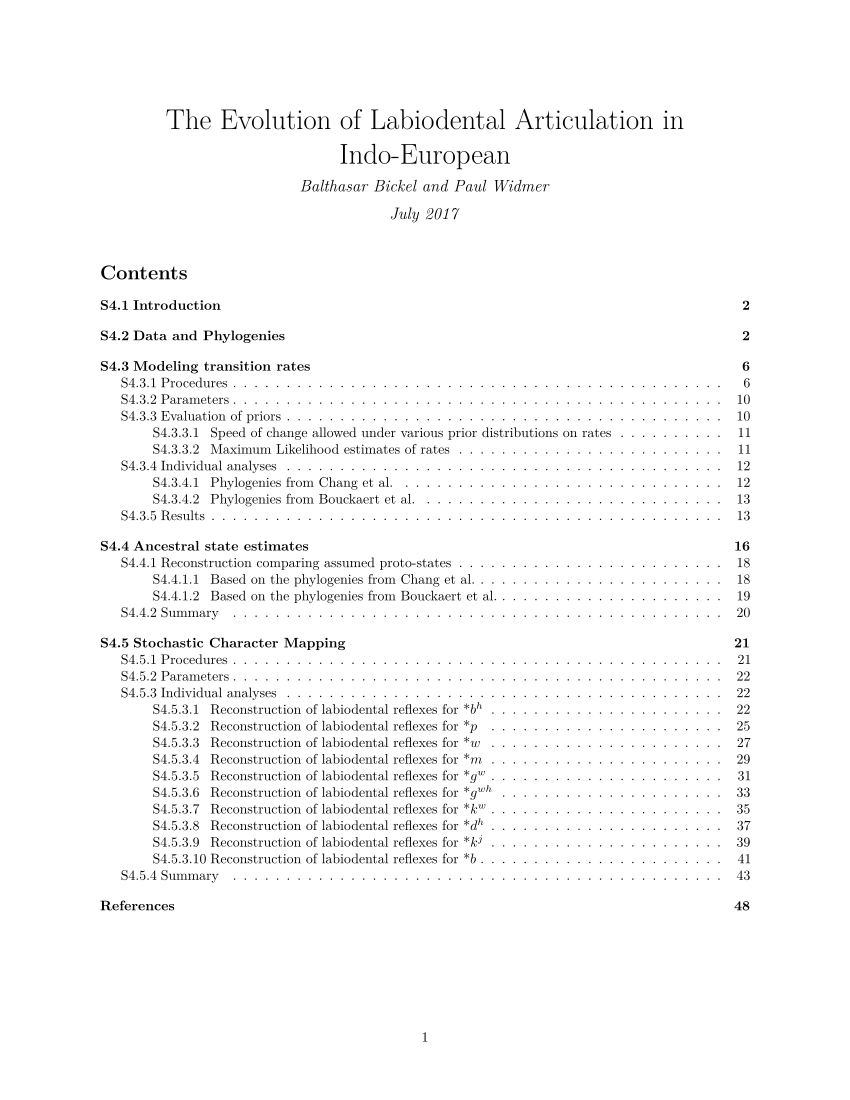

Reproduce this figure in R.
#' ---
#' title: "The Evolution of Labiodental Articulation in Indo-European"
#' author: "Balthasar Bickel and Paul Widmer"
#' date: "July 2017" 
#' header-includes:
#'  - \usepackage[Symbol]{upgreek}
#'  - \usepackage{tocloft}
#'  - \settowidth{\cftsubsubsecnumwidth}{S4.5.3.10.}
#'  - \settowidth{\cftsubsecnumwidth}{S4.5.3.}
#'  - \settowidth{\cftsecnumwidth}{S4.5i.}
#'  - \renewcommand{\thefigure}{S4.\arabic{figure}}
#'  - \renewcommand{\thesection}{S4.\arabic{section}}
#' output:
#'  pdf_document:
#'   fig_crop: true
#'   fig_caption: true
#'   latex_engine: xelatex
#'   keep_tex: true
#'   toc: true
#'   toc_depth: 4
#'   number_section: true
#'   pandoc_args: [
#'   "--bibliography=/Users/bbickel/SWITCHdrive/Bibliographies/repo/bbbib.bib",
#'   "--csl=/Users/bbickel/SWITCHdrive/Bibliographies/repo/science.csl",
#'   ]
#' ---

#+ setup, include=F
library(parallel)
library(testthat)
library(devtools)
install_github("balthasarbickel/btw") # forked from "rgriff23/btw" with some additions
library(btw)
.BayesTraitsPath <- "/usr/local/bin/BayesTraitsV2"
library(ape)
install_github("liamrevell/phytools") # get the latest update, with a fix to simmap
library(phytools)
library(ggtree)
library(ggridges)
source_url('https://raw.githubusercontent.com/balthasarbickel/patches/f94801a3e9f1288f1117cd82ae3b21d67b841922/densityMap.R') # small patch removing color bar subtitle. Might not work with future releases of phytools!
source_url('https://raw.githubusercontent.com/balthasarbickel/patches/b25380247ba297a7c422e970e897ac689693170d/phenogram.R') # small patch of phytools' phenogram for more customized plotting
library(RColorBrewer)
library(phangorn)
library(ggplot2)
library(gridExtra)
library(ggraph)
library(igraph)
library(dplyr)
library(tidyr)
library(gdata)
library(knitr)
knit_hooks$set(crop = hook_pdfcrop, pars = function(before, options, envir) {if(before) {par(family=my.font)} else NULL}) # trick for keeping par across chunks; define my.font below!
opts_chunk$set(fig.path='figures/',
	       	dev = 'cairo_pdf', dev.args=list(bg='transparent'), # or quartz_pdf (for lattice)
                fig.height = 7,
                fig.width = 14,
                message = F,
                warning = F,
	        autodep=T,
	      	cache.comments=F,
	      	crop=T,
		pars=T
	      	)
# graphics setup:
my.font = 'Helvetica'   
# ggplot   
theme_set(theme_bw(base_size = 24) +
           theme(text = element_text(family = my.font),
                 plot.background = element_rect(fill = "transparent", colour = NA)
           ))

theme_phylo <- function(base_size=11, time=c('grid','timeline', 'none'), year.size=12, legend=NULL) {
	if(!is.null(legend)) {lt <- element_text(size=base_size)} else {lt <- element_blank()}
	switch(time,
		grid = {
		theme(axis.text.x=element_text(size=year.size), 
		  panel.grid.major.x=element_line(size=.2, color='grey', linetype='dashed'),
		  legend.position=legend, legend.title=lt
		  ) 
	  	},
		timeline= { 
		theme(axis.text.x=element_text(size=year.size),
				axis.ticks.length=unit(4,"mm"), axis.ticks=element_line(color='grey'),
		  legend.position=legend, legend.title=lt) 
	  	},
		none= {
		theme(axis.text.x=element_blank(), legend.position=legend, legend.title=lt)	
		}
		)
	}
reverse.time <- function(p) { p$data$x <- p$data$x - max(p$data$x); return(p) }

options(width=180)

#'   
#' 
#' 
#' \clearpage
#' 
#' Introduction
#' ===========
#' 
#' 
#' Indo-European comparative linguistics has identified what is called *correspondence sets*: words with related meanings show systematic sound correspondences. For example, there is a large set of related words that begin with bilabial *w* in some languages, e.g. in English (*will*, *word*, *wind* etc.). These word-initial sounds systematically correspond to a bilabially articulated sound in some related languages (e.g. Latin *uolō*, *uerbum*, *uentus* etc.) and to a labiodentally articulated sound in others (e.g. German *wollen*, *Wort*, *Wind* etc.). This establishes a set of correspondences that contains the articulations $\{w, v\}$ (among others). Each set reflects descent (with or without modification) from an ancestral proto-sound, but the reconstruction of the phonetic quality of this sound is an unresolved problem. Despite this problem, correspondence sets are traditionally labeled by a symbol that makes a vague suggestion on the phonetics, e.g. the $\{w, v\}$ set is conventionally labelled "$\text{*}w$" (with a distinctive asterisk), suggesting a bilabial realization. It is clear for experts, however, that these labels are mere suggestions and do not reflect an actual reconstruction of phonetics. To avoid confusion, we refer to the label of a correspondence set as a 'correspondeme'. Unlike a phoneme, a correspondeme is not associated with a well-defined range of phonetic values. A correspondeme only represents a distinct (meaning-differentiating) proto-sound from which all modern variants in a set derive, whatever that sound might have been phonetically. This observation challenges any inference from correspondeme labels to the presence or absence of labiodental places of articulation (an inference that was explicitly made by Hockett [@Hockett1985Distinguished]).
#'
#' Traditional attempts at reconstructing actual phonetic values of correspondemes  are chiefly based on qualitative considerations of maximum parsimony in the phylogeny, coupled with a tacit assumption that the values closely reflect what is reported in the earliest phonetic descriptions of well-investigated western languages (e.g. bilabial realization in Latin and Ancient Greek for decendants of the $\{w, v\}$ set). This approach incurs two problems. First, maximum-parsimony methods are problematic because sound changes can be completely reversed within relatively short time spans. For example the Germanic nasal $m$ became $f$ before $n$ in North Germanic (Old Norse, early Old Swedish *nafn* 'name') and reverted to $m$ in late Old Swedish (*namn*). Second, arguments based on earliest descriptions or even attestations are problematic because all current estimates show that the time that elapsed between Proto-Indo-European and the earliest attested languages is at least as long as the time between these languages and now. This is true even for relative young age estimates [@Changetal2015Ancestry-constrained].
#' 
#' Here we take a fresh approach to the problem and model sound change as Continuous-Time Markov Chains (CTMC), allowing for reversals and different transition rates between states (Section 3). We fit CTMC models using the Markov Chain Monte Carlo Sampling (MCMC) implemented in `BayesTraits` [@Pageletal2014BayesTraits]. We then take the best fitting models to estimate ancestral values (Section S4.4) and to reconstruct values for each time interval of Indo-European (Section S4.5). For this we apply Stochastic Character Mapping [@Nielsen2002Mapping;@Huelsenbecketal2003Stochastic;@Revell2012phytools], a method that has proven valid for linguistic reconstruction elsewhere [@Widmeretal2017NP-recursion].
#' 
#' 
#' 
#' 
#' Data and Phylogenies
#' ====================
#' 
#' Etymological research in Indo-European linguistics has established ten major correspondemes which have a labiodential reflex in at least one daughter language: $\text{*}b^h$, $\text{*}p$, $\text{*}w$, $\text{*}m$, $\text{*}g^w$, $\text{*}g^{wh}$, $\text{*}k^w$, $\text{*}d^h$, $\text{*}k^j$, and $\text{*}b$. The phonetic values of correspondemes are justified in detail in Section S6: 
#' 
#' 
#+ data, include=T, cache=T
labiodental.data <- read.csv('../data/ie_labiodental_data_d.csv', stringsAsFactors=F)
	
#+ extant, include=F, cache=F
correspondemes <- c('bh','p','w','m','gw','gwh','kw','dh','ky','b')
extant.languages <- apply(labiodental.data[labiodental.data$status %in% 'alive', correspondemes], 
                          2, function(x) { m <-  ifelse(x %in% '-', NA, x)})
#' Extant languages have `r round(mean(apply(extant.languages, 1, function(x) any(x %in% 'Y', na.rm=T)))*100,0)`% labiodentals. Figures S5.1 and S5.2 show their distribution in two different phylogenies of Indo-European (using the `ggtree`[@Yuetal2017ggtree]). We use phylogenies from Chang and colleagues[@Changetal2015Ancestry-constrained] (identified by the suffix `.c` here) and from Bouckaert and colleagues[@Bouckaertetal2012Mapping] (suffix `.b`):
#' 
#+ trees, cache=T
ie.c.sum.tree <- read.nexus('../data/indoeuropean-C-sum-matched.nex')
ie.c.sum.tree$tip.label <- gsub('(.*)(<.*>)','\\1', ie.c.sum.tree$tip.label)
ie.c.sum.tree <- drop.tip(ie.c.sum.tree, 
						setdiff(ie.c.sum.tree$tip.label, labiodental.data$language))

ie.b.sum.tree <- read.nexus('../data/indoeuropean-B-sum-matched.nex')
ie.b.sum.tree$tip.label <- gsub('(.*)(<.*>)','\\1', ie.b.sum.tree$tip.label)
ie.b.sum.tree <- drop.tip(ie.b.sum.tree, 
						setdiff(ie.b.sum.tree$tip.label, labiodental.data$language))

ie.c.trees <- read.nexus('../data/indoeuropean-C-20k-matched.nex')
ie.c.trees <- lapply(ie.c.trees, function(t) {
	t$tip.label <- gsub('(.*)(<.*>)','\\1', t$tip.label)
	t <- drop.tip(t, setdiff(t$tip.label, labiodental.data$language))
	return(t)
	})
	class(ie.c.trees) <- 'multiPhylo'	
	attributes(ie.c.trees)$TipLabel <- ie.c.trees[[1]]$tip.label

ie.b.trees <- read.nexus('../data/indoeuropean-B-10k-matched.nex')
ie.b.trees <- lapply(ie.b.trees, function(t) {
	t$tip.label <- gsub('(.*)(<.*>)','\\1', t$tip.label)
	t <- drop.tip(t, setdiff(t$tip.label, labiodental.data$language))
	return(t)
	})
	class(ie.b.trees) <- 'multiPhylo'	
	attributes(ie.b.trees)$TipLabel <- ie.b.trees[[1]]$tip.label
	
# /*
# setdiff(labiodental.data$language,ie.c.sum.tree$tip.label)
# setdiff(ie.c.sum.tree$tip.label,labiodental.data$language)
# setdiff(labiodental.data$language,ie.c.trees[[138]]$tip.label)
# setdiff(ie.c.trees[[138]]$tip.label,labiodental.data$language)
# setdiff(labiodental.data$language,ie.b.sum.tree$tip.label)
# setdiff(ie.b.sum.tree$tip.label,labiodental.data$language)
# setdiff(labiodental.data$language,ie.b.trees[[138]]$tip.label)
# setdiff(ie.b.trees[[138]]$tip.label,labiodental.data$language)
# */
#'  
#' 
#' 
#+ treedata-c,fig.height=14.5, fig.cap='Labiodental reflexes in each correspondeme that contains at least one labiodental reflex. Red indicates presence, blue absence a labiodental reflex. White indicates unknown or uncertain data. Maximum clade consensus tree from Chang et al.', cache=T, echo=F

ie.c.sum.tree.print <- ie.c.sum.tree
ie.c.sum.tree.print$tip.label <- gsub('_',' ',ie.c.sum.tree.print$tip.label)

ie.c.sum.tree.plot <- reverse.time(ggtree(ie.c.sum.tree.print, ladderize=T, right=T)) +
      geom_tiplab(size=4.5, align=T, linesize = .2)
	
labiodental.data.print <- labiodental.data	
rownames(labiodental.data.print) <- gsub('_',' ',labiodental.data.print$language)

color.scheme <-        c('white','blue', 'red')
names(color.scheme) <- c('-',    'N',     'Y')

colnames(labiodental.data.print)[4:13] <- c("bʰ","p","w","m","gʷ","gʷʰ","kʷ","dʰ","kʲ","b")
gheatmap(ie.c.sum.tree.plot, labiodental.data.print[,4:13],
	colnames_position='top', width=.4, offset=1250, color='black') +
		scale_fill_manual(name="", values=color.scheme) + 
		scale_x_continuous(breaks=c(-6000,-4000,-2000,0)) +
		scale_y_continuous(expand = c(-0.01, 1)) +
		theme_tree2(axis.text.x=element_text(size=12)) +
		theme(legend.position='none', axis.ticks.length=unit(4,"mm"), 
	 	 							  axis.ticks=element_line(color='grey'))	 
									  
# /*
# load them_phylo() above
# c.tree.plot <- rotate(ggtree(ie.c.sum.tree, ladderize=T, right=T),77) %>%
# rotate(87) %>% rotate(78) %>% rotate(82)
# c.treedata.plot <- c.tree.plot %<+% labiodental.data.print
# reverse.time(c.treedata.plot) +
# geom_tiplab(aes(label=label), offset=100) +
# 	# geom_label2(aes(x=x,y=y, label=node, subset=!isTip), size=2) +
# 	geom_tippoint(aes(fill=w), size=4, shape=22) +
# 		scale_fill_manual(name= '*w ', values=color.scheme,
# 						  labels=c('unknown', '-labiodental', '+labiodental')) +
# 		xlim(-6800,1200) +
# 			theme_phylo(time='none', legend='top') +
# 			theme(legend.text=element_text(size=20), legend.title=element_text(size=20))

c.treedata.plot <- ggtree(ie.c.sum.tree, ladderize=T, right=T) %<+% labiodental.data.print
c.treelist <- lapply(colnames(labiodental.data.print)[4:13], function(t) { reverse.time(c.treedata.plot) +
geom_tiplab(aes(label=label), offset=100, size=1.8) +
    geom_tippoint(aes_string(fill=t), size=2, shape=22) +
        scale_fill_manual(values=color.scheme) +
        xlim(-6800,1400) +
        annotate('text', x=-6500,y=26,label=paste("*",t)) + 
            theme_phylo(time='grid')
            })
do.call("grid.arrange", c(c.treelist, ncol=5))

# */
#' 
#' 
#' \clearpage
#' 
#+ treedata-b,fig.height=14.5, fig.cap='Labiodental reflexes in each correspondeme that contains at least one labiodental reflex. Red indicates presence, blue absence a labiodental reflex. White indicates unknown or uncertain data. Maximum clade consensus tree from Bouckaert et al', cache=T, echo=F

ie.b.sum.tree.print <- ie.b.sum.tree
ie.b.sum.tree.print$tip.label <- gsub('_',' ',ie.b.sum.tree.print$tip.label)

ie.b.sum.tree.plot <- reverse.time(ggtree(ie.b.sum.tree.print, ladderize=T, right=T)) +
      geom_tiplab(size=4.5, align=T, linesize = .2)
	
gheatmap(ie.b.sum.tree.plot, labiodental.data.print[,4:13],
	colnames_position='top', width=.4, offset=1500, color='black') +
		scale_fill_manual(name="", values=color.scheme) + 
		scale_x_continuous(breaks=c(-8000, -6000,-4000,-2000,0)) +
		scale_y_continuous(expand = c(-0.01, 1)) +
		theme_tree2(axis.text.x=element_text(size=12)) +
		theme(legend.position='none', axis.ticks.length=unit(4,"mm"), 
	 	 							  axis.ticks=element_line(color='grey'))	 

# /*
# for print (in main paper):
# quartz(height=17, width=11)
# offset=2000
b.treedata.plot <- ggtree(ie.b.sum.tree, ladderize=T, right=T) %<+% labiodental.data.print
b.treelist <- lapply(colnames(labiodental.data.print)[4:13], function(t) { reverse.time(b.treedata.plot) +
geom_tiplab(aes(label=label), offset=100, size=1.8) +
    geom_tippoint(aes_string(fill=t), size=2, shape=22) +
        scale_fill_manual(values=color.scheme) +
        xlim(-8200,1400) +
        annotate('text', x=-8190,y=26,label=paste("*",t)) + 
            theme_phylo(time='grid')
            })
do.call("grid.arrange", c(b.treelist, ncol=5))

# */
#' 
#' \clearpage
#' 
#' Modeling transition rates
#' ==========================
#' 
#' We model language change as CTMCs with the two states:
#' 
#' - Y: yes, the reflex of a given correspondeme is labiodental
#' - N: no, the reflex of a given correspondeme is not labiodental
#' 
#' We then estimate the rates of change *q* between two states in a Bayesian framework [@Pagel1999The-maximum-likelihood; @Huelsenbecketal2003Stochastic; @Pageletal2004Bayesian; @Ronquist2004Bayesian]:
#' 
#'  - `qYN`: instantaneous rate of loosing a labiodental realization (Yes>No)
#'  - `qNY`: instantaneous rate of gaining a labiodental realization (Yes>No)
#' 
#' In order to assess whether there is a diachronic bias in either direction, e.g. whether gains are favored over losses, we compare two models for each correspondeme:
#'
#'  - `ARD`: all rates different, i.e. rates of change towards vs away from a labiodental realization are different: `qYN`$\neq$`qNY`. This model therefore has two parameters.
#'  - `ER`: equal rates, i.e. rates of change towards vs away from a labiodental realization are the same: `qYN`=`qNY`. This model therefore has one parameter.
#' 
#' In each case, the models are compared with Bayes Factors (BF), which are defined as double the difference between the log marginal likelihood of the more complex model, i.e. the ARD model, and the log marginal likelihood of the simpler model, i.e. the ER model. BF > 2 are considered to give "positive evidence" for the better-fitting model; between 5 and 10 "strong evidence" and > 10 "very strong evidence".
#' 
#' We replicate all MCMC analyses several times[@Pageletal2014BayesTraits]  and report the median and the median absolute deviation across these replications. The parameters of each run of the analysis were determined  on the basis of visual inspections of trace plots of the likelihoods and (in the case of posterior tree sample) of the tree mixing.
#' 
#' 
#' Procedures
#' ---------
#' 
#' 
#' We use wrapper scripts which run `BayesTraitsV2` [@Pageletal2014BayesTraits] in the background and allow various steps of post-processing the output:

fit.mcmc <- function(variable, tree=ie.sum.tree, data=labiodental.data,
				prior="uniform 0 .005", assumed.mrca=NULL,
				iterations=mcmc.iterations, burn.in=mcmc.burn.in, 
				sampling.rate=mcmc.sampling.rate, covarion=F, reuse.tree=T) {	
	test.ard <- Discrete(tree, data[,c('language', variable)], "Bayesian",
		 	pa=prior, it=iterations, bi=burn.in, sa=sampling.rate,
			rm=T, fo=assumed.mrca, cv=covarion, reuse.tree=reuse.tree)
	test.er <-  Discrete(tree, data[,c('language', variable)], "Bayesian",
		 	resall='qNY', it=iterations, pa=prior, bi=burn.in, sa=sampling.rate,
			fo=assumed.mrca, cv=covarion, reuse.tree=reuse.tree)

	summary.er <- tail(test.er[,5],1)
	summary.ard <- tail(test.ard[,grep('q', colnames(test.ard), value=T)],1)
	bfres <- bftest(test.er, test.ard)
	bfres$Better <- ifelse(bfres$BetterModel %in% 'Model 1', 'ER', 'ARD')

	return(list(ARD=test.ard,
		    ER=test.er,
		    ER.vs.ARD=bfres[,c(1,3)],
		    ER.rate=summary.er,
		    ARD.rates=summary.ard
		    ))
}

fit.ml <- function(variable, tree=ie.sum.tree, data=labiodental.data, assumed.mrca=NULL) {
	# make sure we don't use the wrong trees in case they are recycled in the mcmc runs:
	if (file.exists("BT.current.tree.nex")) { file.remove('BT.current.tree.nex') } 
	test.ard <- Discrete(tree, data[,c('language', variable)], "ML",
		 	mlt=100, fo=assumed.mrca, reuse.tree=F)
	test.er <-  Discrete(tree, data[,c('language', variable)], "ML",
			 resall='qNY', mlt=100, fo=assumed.mrca, reuse.tree=F)
	return(list(ER=test.er, ARD=test.ard))
}

#' Function for tracing the MCMC iterations:
trace.plots <- function(mcmc.res, model=c('ARD','ER'), which=c('Likelihood', 'Rates', 'Trees')) {
	switch(model,
		ARD = {df <- do.call(rbind, lapply(seq_along(mcmc.res), function(r) {
			   x <- mcmc.res[[r]][['ARD']]
			   x$replicate <- r
			   return(x)
			   }))
			  },
		ER  = {df <- do.call(rbind, lapply(seq_along(mcmc.res), function(r) {
			   x <- mcmc.res[[r]][['ER']]
			   x$replicate <- r
			   return(x)
			   }))
			  }	
	)
	switch(which, 	
	Likelihood = { ggplot(df, aes(x=Iteration,y=Harmonic.Mean)) + geom_line(size=.2) + 
					facet_wrap(~replicate) + theme_bw(base_size = 12) },
	Rates =      { gather(df, rate, value, qNY:qYN) %>%
		                    ggplot(aes(x=Iteration, y=value, colour=rate)) +
		      		    	geom_line(size=.2) + theme(legend.position='top') +
					 	    guides(colour = guide_legend(override.aes = list(size=2))) +
							facet_wrap(~replicate) + theme_bw(base_size = 12)
						 },
	Trees = 	{  #ggplot(df, aes(x=Iteration, y=Tree.No)) + geom_line(size=.2)
				   ggplot(df, aes(x=Tree.No)) + geom_density(size=.2) +
			   	facet_wrap(~replicate) + theme_bw(base_size = 12) }					
	)
}


#' Some helpers for exploring and plotting the results:

model.fits <- function(m) { do.call(rbind,
	lapply(m, function(x) { data.frame("["(x,"ER.vs.ARD")) } )
	)}

fossil.fits <- function(m1, m2, model=c('ER','ARD')) { do.call(rbind,
        mapply(FUN=function(x, y) { bftest(x[[model]], y[[model]]) }, m1, m2, SIMPLIFY=F) 
        )}

rates <- function(m, model=c('ARD','ER')) {
	if(model %in% 'ARD') {mod <- paste0(model,".rates")} else {mod <- paste0(model, '.rate')}
	do.call(rbind, lapply(m, function(x) { data.frame("["(x, mod)) } )
	)}

ml.rates <- function(m) { 
	x <- do.call(rbind, sapply(m, rbind))
	x$model <- rep(c('ER', 'ARD'), nrow(x)/2)
	return(x[,c('model',grep('q', colnames(x), value=T))])
	}

transition.matrix <- function(m, aggr=c("median", "mad"), model=NULL, prob=T, years=100) {
	if(is.null(model)) {res <- sapply(m, function(x) unlist(tail(x,1)))} else {
		test_that('If you request a specific model, there should be a choice', {
			expect_true(any(names(m[[1]]) %in% c('ARD', 'ER')))
				})
	switch(model,
		ARD = {res <- sapply(m, function(x) unlist(tail(x$ARD,1)))},
		ER  = {res <- sapply(m, function(x) unlist(tail(x$ER,1)))}
		)
	}	
    switch(aggr,
		median = {rates <- apply(res[grepl('q', rownames(res)),], 1, median)},
		mad    = {rates <- apply(res[grepl('q', rownames(res)),], 1, mad)}
		) 
    # extract names, and do it in the right order so we can use it below for labeling:
	symbols <- unique(substr(gsub('q','',names(rates)),1,1))
    q.mat.diagonal <- sapply(split(rates, ceiling(seq_along(rates)/(length(symbols)-1))), 						function(x) -sum(x))  
    q.mat <- matrix(NA, ncol=length(symbols), nrow=length(symbols))
    diag(q.mat) <- q.mat.diagonal
    idx <- which(is.na(q.mat), arr.ind=T)
    q.mat[idx[order(idx[,1]),]] <- rates # reordered indices by rows first
	# perform matrix exponentiation if requested:	
	if(prob) { q.mat <- matexpo(years*q.mat) }
    dimnames(q.mat) <- list(symbols,symbols) 
	return(q.mat)
	}

plot.matrix <- function(m, label='x', legend=T, colors=color.scheme[-1],
                        node.size=20, padding=.8, weight.range=c(.5,1),
                        label.dodge=-.1, label.size=3) {
	gg <- graph_from_adjacency_matrix(adjmatrix=m, weighted=TRUE, mode="directed", diag=T)
	myarrow <- arrow(angle = 30, length = unit(0.3, "cm"), ends = "last", type = "closed")
    if(ncol(m)==2) { directions=rep(c(180,0),2) } else
			            { directions=rep(c(30,270,150),3) } # unelegant... but how else?
	p <- ggraph(gg, layout = 'linear', circular=ncol(m)>2) + 
		 geom_edge_fan(aes(width=round(weight,2), label=round(weight,2)), n=200,
			 		angle_calc='along', label_dodge=unit(label.dodge, "cm"),
                    label_size=label.size,
		 			arrow=myarrow , end_cap = circle(padding, 'cm'), 
                    start_cap = circle(padding, 'cm')
				      ) + 	
		 geom_edge_loop(aes(width=round(weight,2), direction=directions, label=round(weight,2)),arrow=myarrow,label_dodge=unit(label.dodge, "cm"), angle_calc='along',
                      label_size=label.size,
	 					end_cap = circle(padding, 'cm'), 
                        start_cap = circle(padding, 'cm')
	 		              ) +
         geom_node_point(aes(color=name), size=node.size) +                          
		 theme_graph(base_family=my.font) + theme(plot.title=element_text(hjust=.5),
         plot.margin = unit(c(0.5,0.5,0.5,0.5), "cm"))
	if(legend) { p + scale_edge_width(name='transitions:', range=weight.range) +
					 scale_color_manual(name=paste0("Reflex of *", label, "\nis labiodental:"), 
										values=colors) +
					 guides(color = guide_legend(override.aes = list(size = 3)))
				} else {
				 p + scale_edge_width(range=weight.range, guide=F) +
					 scale_color_manual(values=colors, guide=F) +
					 ggtitle(label)
				}			
	}

#' Functions for estimating ARD models and then using the resulting transition rates for Stochastic Character Mappping (see the explanation in Section 3.3 below):

years.per.change <- function(variable, trees=ie.trees, sum.tree=ie.sum.tree, data=labiodental.data,
                             tree.simulations=nsim, rate.replications=replications,
                             prior='uniform 0 .0025', reuse.tree=T) { 

  # fit model with BayesTraits:
  model <- replicate(rate.replications, 
	  Discrete(trees, data[,c('language', variable)],
               mode="Bayesian", pa=prior, it=mcmc.iterations, bi=mcmc.burn.in, 
               sa=mcmc.sampling.rate, cv=F, reuse.tree=reuse.tree), 
			   simplify=F)
  
  # prepare data for simmap:
  nas <- c('-','?') # catch NAs
  states <- data[, variable]
  names(states) <- data$language
  state.symbols <- setdiff(as.character(unique(states)),nas)
  n.states <- length(state.symbols)
 
  if(any(states %in% nas | is.na(states))) { # see ?make.simmap
    states <- to.matrix(states, state.symbols)
	states[rowSums(states)==0,] <- rep(1/n.states) # equal probability
  } 
  
  # extract Q matrix:  
  q.mat <- transition.matrix(model, 'median', prob=F)
  
  # estimate simmaps with a flat root prior:
  treemaps <- make.simmap(sum.tree, states, Q=q.mat, pi='estimated', 
                          nsim=tree.simulations, message=F)

  # extract number of changes, translate into how many years a change takes:
  simmap.description <- describe.simmap(treemaps, message=F)
  median.n.changes <- median(simmap.description$count[,'N']) # N = N(transitions)
  min.n.changes <- min(simmap.description$count[,'N'])
  max.n.changes <- max(simmap.description$count[,'N'])
  return(list(simmap.description=simmap.description,
	  		  median.years = round(sum(sum.tree$edge.length)/median.n.changes),
              min.years = round(sum(sum.tree$edge.length)/max.n.changes),
			  max.years = round(sum(sum.tree$edge.length)/min.n.changes)
			  ))
}
	
est.changes <- function(simmap.description, sum.tree) {
	apply(sapply(simmap.description, function(x) x$count[,'N']), 2, function(col) { 
        sum(sum.tree$edge.length)/col
		}) %>% 	as.data.frame %>% 
	gather(correspondeme, years)
	}
		
	
#' 
#' Parameters
#' ----------
#' 
#' *Replications:*
B=10

#' *Replications of covarion models*:
B.cv=3

#' *MCMC iterations:*
mcmc.iterations=1e+07

#' *Burn in:*
mcmc.burn.in=1e+05

#' *Sampling rate:*
mcmc.sampling.rate=1e+03


#+ stepcheck1, include=F
run=T # set to F so that the next steps won't be executed

#' 
#' 
#' Evaluation of priors
#' --------------------
#' 
#' We defined the prior distribution for each model so that the estimated number of changes is within a realistic ballpark. To assess this ballpark we explored transition rate estimates obtained with priors of $\mathcal{U}(0,.0025)$, $\mathcal{U}(0,.005)$ and $\mathcal{U}(0,.01)$ by performing *Stochastic Character Mapping* (see Section 5 below). For this purpose we focus on models allowing for rate differences (ARD). This allows a larger range of rates to explore. We then also compare the rates obtained with these priors with rates estimated from Maximum-Likelihood models.
#' 
#' **Parameters:**
#' 
#' *Stochastic character mappings:*
nsim=100

#' *Replications of rate estimates:*
replications=5

#' 
#' ### Speed of change allowed under various prior distributions on rates
#' 
correspondemes <- c('bh','p','w','m','gw','gwh','kw','dh','ky','b')
#' 
#' 
#' 
#' **Phylogenies from Chang et al.**
#' 
#+ priors-c, cache=T, results='hide', echo=T, eval=run
ypc_0_.0025c <- sapply(correspondemes, function(crsp) {
					years.per.change(crsp, trees=ie.c.trees, sum.tree=ie.c.sum.tree, 
						prior='uniform 0 .0025') })
ypc_0_.005c <- sapply(correspondemes, function(crsp) {
					years.per.change(crsp, trees=ie.c.trees, sum.tree=ie.c.sum.tree, 
						prior='uniform 0 .005') })
ypc_0_.01c <- sapply(correspondemes, function(crsp) {
					years.per.change(crsp, trees=ie.c.trees, sum.tree=ie.c.sum.tree, 
						prior='uniform 0 .01') })
#' 
#' 
#' **Phylogenies from Bouckaert et al.**
#' 
#+ priors-b, cache=T, results='hide', echo=T, eval=run
ypc_0_.0025b <- sapply(correspondemes, function(crsp) {
					years.per.change(crsp, trees=ie.b.trees, sum.tree=ie.b.sum.tree, 
						prior='uniform 0 .0025') })
ypc_0_.005b <- sapply(correspondemes, function(crsp) {
					years.per.change(crsp, trees=ie.b.trees, sum.tree=ie.b.sum.tree, 
						prior='uniform 0 .005') })
ypc_0_.01b <- sapply(correspondemes, function(crsp) {
					years.per.change(crsp, trees=ie.b.trees, sum.tree=ie.b.sum.tree, 
						prior='uniform 0 .01') })

#+ priors-b-sum, fig.cap='Estimated number of years per change per prior assumptions about rates of change', eval=run, echo=F, fig.pos='b!'
pr.c <- gdata::combine(est.changes(ypc_0_.0025b[1,], ie.b.sum.tree), 
			   est.changes(ypc_0_.005b[1,],  ie.b.sum.tree), 
			   est.changes(ypc_0_.01b[1,],   ie.b.sum.tree)) %>% 
	mutate(prior=gsub('(.*)(\\.\\d{1,4})([bc].*)', 'U(0, \\2)', source),
           correspondeme=factor(correspondeme, levels=correspondemes)) 
pr.b <- gdata::combine(est.changes(ypc_0_.0025c[1,], ie.c.sum.tree), 
			   est.changes(ypc_0_.005c[1,],  ie.c.sum.tree), 
			   est.changes(ypc_0_.01c[1,],   ie.c.sum.tree)) %>% 
	mutate(prior=gsub('(.*)(\\.\\d{1,4})([bc].*)', 'U(0, \\2)', source),
           correspondeme=factor(correspondeme, levels=correspondemes))           

gdata::combine(pr.b,pr.c) %>%       
ggplot(aes(x=correspondeme, y=years, fill=source.1)) + 
	geom_boxplot() +
    # annotate('rect', xmin=-Inf, xmax=Inf, ymin=0, ymax=30, fill='red', alpha=.2) +
	facet_wrap(~prior) +
	scale_y_log10(breaks=c(10, 100, 1000, 10000, 100000),
         labels = scales::trans_format("log10", scales::math_format(10^.x))) +
    scale_x_discrete(name='',
                    labels=c("bʰ","p","w","m","gʷ","gʷʰ","kʷ","dʰ","kʲ","b")) +
    scale_fill_manual(name='phylogeny:', values=c('grey','grey95'), 
                      labels=c('Bouckaert et al', 'Chang et al.')) +
    theme(legend.position='bottom')                                 
    
#' 
#' ### Maximum Likelihood estimates of rates
#'   
#' 
#' **Phylogenies from Chang et al.**
#'   
#+ ml-c, cache=T, eval=run
(ml.estimates.c <- sapply(correspondemes, function(crsp) {
		ml <- replicate(B, fit.ml(crsp, tree=ie.c.sum.tree), simplify=F)
		rates <- unlist(ml.rates(ml)[,-1])
		return(data.frame(median=round(median(rates),5), max=round(max(rates),5)))
	 	}))
#' 
#' **Phylogenies from Bouckaert et al.**
#' 
#+ ml-b, cache=T, eval=run
(ml.estimates.b <- sapply(correspondemes, function(crsp) {
		ml <- replicate(B, fit.ml(crsp, tree=ie.b.sum.tree), simplify=F)
		rates <- unlist(ml.rates(ml)[,-1])
		return(data.frame(median=round(median(rates),5), max=round(max(rates),5)))
	 	}))


#+ stepcheck1b, include=F
run=T # set to F so that the next steps won't be executed

#' 		
#' Individual analyses
#' -------------------
#' 
#' 
#' Given the results of the previous section, a prior of $\mathcal{U}(0,.01)$ seems reasonable, i.e. it is large enough without allowing unrealistically fast or unrealistically slow rates of change:
prior="uniform 0 .01"
#' 
#' 
#' ### Phylogenies from Chang et al.
#' 
#' Reflexes of *$b^h$:
#' 
#+ mcmc-bh-c, eval=run, cache=T
bh.mcmc.c <- replicate(B, fit.mcmc('bh',   tree=ie.c.trees, prior=prior), simplify=F)
#+ mcmc-bh-res-c, eval=run, include=F
# trace.plots(bh.mcmc.c, model='ER', which='Likelihood')
# trace.plots(bh.mcmc.c, model='ARD', which='Likelihood')
model.fits(bh.mcmc.c)

#' 
#'  Reflexes of *$p$:
#' 
#+ mcmc-p-c, eval=run, cache=T
p.mcmc.c <- replicate(B, fit.mcmc('p',     tree=ie.c.trees, prior=prior), simplify=F)
#+ mcmc-p-res-c, eval=run, include=F
# trace.plots(p.mcmc.c, model='ER', which='Likelihood')
# trace.plots(p.mcmc.c, model='ARD', which='Likelihood')
model.fits(p.mcmc.c) 

# /*
# plot.matrix(transition.matrix(p.mcmc.c, 'median', 'ER', years=1000), label='p')
# */

#' 
#'  Reflexes of *$w$:
#' 
#+ mcmc-w-c, eval=run, cache=T
w.mcmc.c <- replicate(B, fit.mcmc('w',     tree=ie.c.trees, prior=prior), simplify=F)
#+ mcmc-w-res-c, eval=run, include=F
# trace.plots(w.mcmc.c, model='ER', which='Likelihood')
# trace.plots(w.mcmc.c, model='ARD', which='Likelihood')
model.fits(w.mcmc.c) 

# /*
# plot.matrix(transition.matrix(w.mcmc.c, 'median', 'ER', years=1000), label='w')
# */

#' 
#'  Reflexes of *$m$:
#' 
#+ mcmc-m-c, eval=run, cache=T
m.mcmc.c <- replicate(B, fit.mcmc('m',     tree=ie.c.trees, prior=prior), simplify=F)
#+ mcmc-m-res-c, eval=run, include=F
# trace.plots(m.mcmc.c, model='ER', which='Likelihood')
# trace.plots(m.mcmc.c, model='ARD', which='Likelihood')
model.fits(m.mcmc.c) 

#' 
#'  Reflexes of *$g^w$:
#' 
#+ mcmc-g-c, eval=run, cache=T
gw.mcmc.c <- replicate(B, fit.mcmc('gw',   tree=ie.c.trees, prior=prior), simplify=F)
#+ mcmc-gw-res-c, eval=run, include=F
# trace.plots(gw.mcmc.c, model='ER', which='Likelihood')
# trace.plots(gw.mcmc.c, model='ARD', which='Likelihood')
model.fits(gw.mcmc.c) 

# /*
# plot.matrix(transition.matrix(gw.mcmc, 'median', 'ER', years=1000), label='gʷ')
# */

#' 
#'  Reflexes of *$g^{wh}$:
#' 
#+ mcmc-gwh-c, eval=run, cache=T
gwh.mcmc.c <- replicate(B, fit.mcmc('gwh', tree=ie.c.trees, prior=prior), simplify=F)
#+ mcmc-gwh-res-c, eval=run, include=F
# trace.plots(gwh.mcmc.c, model='ER', which='Likelihood')
# trace.plots(gwh.mcmc.c, model='ARD', which='Likelihood')
model.fits(gwh.mcmc.c)

# /*
# plot.matrix(transition.matrix(gwh.mcmc, 'median', 'ER', years=1000), label='gʷʰ')
# */

#' 
#'  Reflexes of *$k^w$:
#' 
#+ mcmc-kw-c, eval=run, cache=T
kw.mcmc.c <- replicate(B, fit.mcmc('kw',   tree=ie.c.trees, prior=prior), simplify=F)

#+ mcmc-kw-res-c, eval=run, include=F
# trace.plots(kw.mcmc.c, model='ER', which='Likelihood')
# trace.plots(kw.mcmc.c, model='ARD', which='Likelihood')
model.fits(kw.mcmc.c)

#' 
#'  Reflexes of *$d^h$:
#' 
#+ mcmc-dh-c, eval=run, cache=T
dh.mcmc.c <- replicate(B, fit.mcmc('dh',   tree=ie.c.trees, prior=prior), simplify=F)
#+ mcmc-dh-res-c, eval=run, include=F
# trace.plots(dh.mcmc.c, model='ER', which='Likelihood')
# trace.plots(dh.mcmc.c, model='ARD', which='Likelihood')
model.fits(dh.mcmc.c)
#' 
#'  Reflexes of *$k^j$:
#' 
#+ mcmc-k-c, eval=run, cache=T
ky.mcmc.c <- replicate(B, fit.mcmc('ky',     tree=ie.c.trees, prior=prior), simplify=F)

#+ mcmc-k-res-c, eval=run, include=F
# trace.plots(k.mcmc.c, model='ER', which='Likelihood')
# trace.plots(k.mcmc.c, model='ARD', which='Likelihood')
model.fits(ky.mcmc.c)

#' 
#'  Reflexes of *$b$:
#' 
#+ mcmc-b-c, eval=run, cache=T
b.mcmc.c <- replicate(B, fit.mcmc('b',     tree=ie.c.trees, prior=prior), simplify=F)
#+ mcmc-b-res-c, eval=run, include=F
# trace.plots(b.mcmc.c, model='ER', which='Likelihood')
# trace.plots(b.mcmc.c, model='ARD', which='Likelihood')
model.fits(b.mcmc.c) 

#' 
#' 
#' ### Phylogenies from Bouckaert et al.
#' 
#+ echo=F, results='hide'
# Make sure we use the right trees:
if (file.exists("BT.current.tree.nex")) { file.remove('BT.current.tree.nex') } 
#' 
#'  Reflexes of *$b^h$:
#' 
#+ mcmc-bh-b, eval=run, cache=T
bh.mcmc.b <- replicate(B, fit.mcmc('bh',   tree=ie.b.trees, prior=prior), simplify=F)
#+ mcmc-bh-res-b, eval=run, include=F
# trace.plots(bh.mcmc.b, model='ER', which='Likelihood')
# trace.plots(bh.mcmc.b, model='ARD', which='Likelihood')
model.fits(bh.mcmc.b)

#' 
#'  Reflexes of *$p$:
#' 
#+ mcmc-p-b, eval=run, cache=T
p.mcmc.b <- replicate(B, fit.mcmc('p',     tree=ie.b.trees, prior=prior), simplify=F)
#+ mcmc-p-res-b, eval=run, include=F
# trace.plots(p.mcmc.b, model='ER', which='Likelihood')
# trace.plots(p.mcmc.b, model='ARD', which='Likelihood')
model.fits(p.mcmc.b) 

#' 
#'  Reflexes of *$w$:
#' 
#+ mcmc-w-b, eval=run, cache=T
w.mcmc.b <- replicate(B, fit.mcmc('w',     tree=ie.b.trees, prior=prior), simplify=F)
#+ mcmc-w-res-b, eval=run, include=F
# trace.plots(w.mcmc.b, model='ER', which='Likelihood')
# trace.plots(w.mcmc.b, model='ARD', which='Likelihood')
model.fits(w.mcmc.b) 

#' 
#'  Reflexes of *$m$:
#' 
#+ mcmc-m-b, eval=run, cache=T
m.mcmc.b <- replicate(B, fit.mcmc('m',     tree=ie.b.trees, prior=prior), simplify=F)
#+ mcmc-m-res-b, eval=run, include=F
# trace.plots(m.mcmc.b, model='ER', which='Likelihood')
# trace.plots(m.mcmc.b, model='ARD', which='Likelihood')
model.fits(m.mcmc.b) 

#' 
#'  Reflexes of *$g^w$:
#' 
#+ mcmc-g-b, eval=run, cache=T
gw.mcmc.b <- replicate(B, fit.mcmc('gw',   tree=ie.b.trees, prior=prior), simplify=F)
#+ mcmc-gw-res-b, eval=run, include=F
# trace.plots(gw.mcmc.b, model='ER', which='Likelihood')
# trace.plots(gw.mcmc.b, model='ARD', which='Likelihood')
model.fits(gw.mcmc.b) 

#' 
#'  Reflexes of *$g^{wh}$:
#' 
#+ mcmc-gwh-b, eval=run, cache=T
gwh.mcmc.b <- replicate(B, fit.mcmc('gwh', tree=ie.b.trees, prior=prior), simplify=F)
#+ mcmc-gwh-res-b, eval=run, include=F
# trace.plots(gwh.mcmc.b, model='ER', which='Likelihood')
# trace.plots(gwh.mcmc.b, model='ARD', which='Likelihood')
model.fits(gwh.mcmc.b)

#' 
#'  Reflexes of *$k^w$:
#' 
#+ mcmc-kw-b, eval=run, cache=T
kw.mcmc.b <- replicate(B, fit.mcmc('kw',   tree=ie.b.trees, prior=prior), simplify=F)

#+ mcmc-kw-res-b, eval=run, include=F
# trace.plots(kw.mcmc.b, model='ER', which='Likelihood')
# trace.plots(kw.mcmc.b, model='ARD', which='Likelihood')
model.fits(kw.mcmc.b)

#' 
#'  Reflexes of *$d^h$:
#' 
#+ mcmc-dh-b, eval=run, cache=T
dh.mcmc.b <- replicate(B, fit.mcmc('dh',   tree=ie.b.trees, prior=prior), simplify=F)
#+ mcmc-dh-res-b, eval=run, include=F
# trace.plots(dh.mcmc.b, model='ER', which='Likelihood')
# trace.plots(dh.mcmc.b, model='ARD', which='Likelihood')
model.fits(dh.mcmc.b)

#' 
#'  Reflexes of *$k^j$:
#' 
#+ mcmc-k-b, eval=run, cache=T
ky.mcmc.b <- replicate(B, fit.mcmc('ky',     tree=ie.b.trees, prior=prior), simplify=F)

#+ mcmc-k-res-b, eval=run, include=F
# trace.plots(k.mcmc.b, model='ER', which='Likelihood')
# trace.plots(k.mcmc.b, model='ARD', which='Likelihood')
model.fits(ky.mcmc.b)

#' 
#'  Reflexes of *$b$:
#' 
#+ mcmc-b-b, eval=run, cache=T
b.mcmc.b <- replicate(B, fit.mcmc('b',     tree=ie.b.trees, prior=prior), simplify=F)
#+ mcmc-b-res-b, eval=run, include=F
# trace.plots(b.mcmc.b, model='ER', which='Likelihood')
# trace.plots(b.mcmc.b, model='ARD', which='Likelihood')
model.fits(b.mcmc.b) 

#' 
#' Results
#' -------
#' 
#' Figure S4.4 summarizes the models in terms of the logarithm of the Bayes Factor (logBF) across replications and phylogenies. logBF is defined as double the difference between the log marginal likelihood of the more complex model (assuming unequal rates) and the log marginal likelihood of the simpler model (assuming equal rates). Values above 2 are usually considered to support the complex model and this is indicated by light blue shading in the graphs. Only the correspondemes $\text{*}m$, $\text{*}g^w$, and $\text{*}b$ show evidence for more complex models with unequal rates. The rate estimates themselves are plotted in Figure S4.5. The three correspondemes with unequal rates are more likely to lose labiodental reflexes than to gain them.
#' 
#' 
#+ chains, echo=F, include=F, eval=F

names(correspondemes) <- c("*bʰ","*p","*w","*m","*gʷ","*gʷʰ","*kʷ","*dʰ","*kʲ","*b")
chain.list.c <- lapply(seq_along(correspondemes), function(i) {
    correspondeme <- correspondemes[i]
    print(correspondeme)
    model <- get(paste(tolower(correspondeme), 'mcmc.c', sep="."))
    tab <- table(model.fits(model)$ER.vs.ARD.Better)
    best <- names(tab[tab==max(tab)])
    print(best)
    print(2*(tail(model$ARD$Harmonic.Mean,1)-tail(model$ER$Harmonic.Mean,1)))
    trans.m <- transition.matrix(model, 'median', best, years=20000)
    print(round(trans.m,2))
    m <- plot.matrix(trans.m, legend=F, label=paste(names(correspondemes[i])),
        node.size=10, padding=.4, weight.range=c(.5,1), label.dodge=0.2)
})
quartz(height=9, width=15)
do.call("grid.arrange", c(chain.list.c, ncol=5))

#' 
#+ sum-ctmc, echo=F, eval=run, include=F
# kable(data.frame(Correspondeme=c('$\\text{*}b^h$','$\\text{*}p$','$\\text{*}w$','$\\text{*}m$','$\\text{*}g^w$','$\\text{*}g^{wh}$','$\\text{*}k^w$','$\\text{*}d^h$','$\\text{*}k^j$','$\\text{*}b$'),
#    C.best=sapply(correspondemes, function(t) {
#        paste(sort(unique(model.fits(get(paste(tolower(t), 'mcmc.c', sep=".")))[,2])),
#                collapse=', ') }),
#    C.median=sapply(correspondemes,
#            function(t) median(model.fits(get(paste(tolower(t), 'mcmc.c', sep=".")))[,1])),
#    C.mad=sapply(correspondemes,
#            function(t) mad(model.fits(get(paste(tolower(t), 'mcmc.c', sep=".")))[,1])),
#    B.best=sapply(correspondemes, function(t) {
#        paste(sort(unique(model.fits(get(paste(tolower(t), 'mcmc.b', sep=".")))[,2])),
#                collapse=', ') }),
#    B.median=sapply(correspondemes,
#            function(t) median(model.fits(get(paste(tolower(t), 'mcmc.b', sep=".")))[,1])),
#    B.mad=sapply(correspondemes,
#            function(t) mad(model.fits(get(paste(tolower(t), 'mcmc.b', sep=".")))[,1]))
#            ), digits=2, row.names=F,
#            caption="Summary of models across correspondemes and trees")
#' 
#'   
#+ sum-ctmc-plot-c, echo=F, eval=run, fig.cap='Bayes Factor evidence for different-rate model compared to equal-rate model. The blue shading covers the range conventionally considered not to give evidence.' 
bf.c <- sapply(correspondemes, function(t) {
    sapply(get(paste(tolower(t), 'mcmc.c', sep=".")), function(m) {            
        2*(tail(m$ARD$Harmonic.Mean,1)-tail(m$ER$Harmonic.Mean,1))
        })
    }) %>% as.data.frame %>% 
    gather(type, logBF)  %>% 
    mutate(correspondeme=factor(type, levels=correspondemes,
            labels=c("*bʰ","*p","*w","*m","*gʷ","*gʷʰ","*kʷ","*dʰ","*kʲ","*b"))) 
bf.b <- sapply(correspondemes, function(t) {
    sapply(get(paste(tolower(t), 'mcmc.b', sep=".")), function(m) {            
        2*(tail(m$ARD$Harmonic.Mean,1)-tail(m$ER$Harmonic.Mean,1))
        })
    }) %>% as.data.frame %>% 
    gather(type, logBF)  %>% 
    mutate(correspondeme=factor(type, levels=correspondemes,
            labels=c("*bʰ","*p","*w","*m","*gʷ","*gʷʰ","*kʷ","*dʰ","*kʲ","*b")))            

gdata::combine(bf.b,bf.c) %>% 
ggplot(aes(x=correspondeme, y=logBF, fill=source)) + geom_boxplot() +
    scale_y_continuous(breaks=c(-10,-5,-2,0,2,5,10)) + 
    scale_fill_manual(name='phylogeny:', values=c('grey','grey95'), 
                                         labels=c('Bouckaert et al','Chang et al.')) + 
    xlab('') +
    annotate('rect',xmin=-Inf,xmax=Inf,ymin=-Inf,ymax=2, fill='lightblue', alpha=.20)

#' 
#+ rates-ctmc-plot, echo=F, eval=run, fig.cap='Estimated rates of gain and loss of labiodentals in the best models. Gray colors indicate that the best model assumes equal rates of gain and loss. Dark colors indicate phylogenies from Bouckaert et al (B), light colors phylogenies from Chang et al. (C).' 

results.df <- data.frame(best=sapply(correspondemes, function(t) { 
    	   paste(sort(unique(model.fits(get(paste(tolower(t), 'mcmc.c', sep=".")))[,2])), 
    	   		collapse=', ') }))

rates.df <- mapply(function(c,m) {
                    best.model <- ifelse(m %in% 'ARD','ARD','ER')
                    sapply(get(paste(c, 'mcmc.c', sep=".")), function(x) {
                            data.frame(qNY=tail(x[[best.model]]$qNY,1), 
                                       qYN=tail(x[[best.model]]$qYN,1))
                        })
                    }, 
               rownames(results.df), results.df$best, SIMPLIFY=F) %>% 
    as.data.frame %>% 
    gather(type, value)  %>% 
    separate(type, into=c('correspondeme', 'run'), sep='\\.') %>% 
    mutate(value=unlist(value),
            rate=rep(c('gain','loss'), 10*10), 
            correspondeme=factor(correspondeme, levels=correspondemes,
               labels=c("*bʰ","*p","*w","*m","*gʷ","*gʷʰ","*kʷ","*dʰ","*kʲ","*b")))

results.b.df <- data.frame(best=sapply(correspondemes, function(t) { 
    	   paste(sort(unique(model.fits(get(paste(tolower(t), 'mcmc.b', sep=".")))[,2])), 
    	   		collapse=', ') }))

rates.b.df <- mapply(function(c,m) {
                    best.model <- ifelse(m %in% 'ARD','ARD','ER')
                    sapply(get(paste(c, 'mcmc.b', sep=".")), function(x) {
                            data.frame(qNY=tail(x[[best.model]]$qNY,1), 
                                       qYN=tail(x[[best.model]]$qYN,1))
                        })
                    }, 
               rownames(results.b.df), results.b.df$best, SIMPLIFY=F) %>% 
    as.data.frame %>% 
    gather(type, value)  %>% 
    separate(type, into=c('correspondeme', 'run'), sep='\\.') %>% 
    mutate(value=unlist(value),
            rate=rep(c('gain','loss'), 10*10), 
            correspondeme=factor(correspondeme, levels=correspondemes,
               labels=c("*bʰ","*p","*w","*m","*gʷ","*gʷʰ","*kʷ","*dʰ","*kʲ","*b")))

rates.all.df <- gdata::combine(rates.df, rates.b.df) %>% mutate(rate.source=paste(rate,source,'.'))

ggplot(rates.all.df, aes(x=correspondeme, y=value)) + 
    geom_point(size=0, alpha=0) + # just a dummy to ensure consistent level ordering
    geom_boxplot(data=subset(rates.all.df, correspondeme %in% c('*m','*b', '*gʷ')), aes(fill=rate.source)) +
    geom_boxplot(data=subset(rates.all.df, !correspondeme %in% c('*m','*b', '*gʷ')), aes(fill=source)) +
    ylab('rate estimate') + xlab('') +
    scale_fill_manual(name='', values=c('red4','red1', 'blue4', 'blue1', 'grey', 'grey95'),
              labels=c('gain (B)', 'gain (C)', 'loss (B)', 'loss (C)', 'rate (B)', 'rate (C)')
                               )


#+ gw, echo=F, eval=run
gw.gain <- subset(rates.b.df, correspondeme %in% '*gʷ' & rate %in% 'gain')
gw.loss <- subset(rates.b.df, correspondeme %in% '*gʷ' & rate %in% 'loss')

#' 
#' 
#' \clearpage
#' 
#' Ancestral state estimates
#' ========================
#' 
#' CTMC models include an estimate on the probability distribution of the root value. We extract this from the best-fitting models and report the results in Figure S4.6.
#' 
#+ ace-df, cache=T
posterior.size=(mcmc.iterations-mcmc.burn.in)/mcmc.sampling.rate
ace.df <- data.frame(
           phylogeny=c(rep("Chang et al.'s phylogeny", 
                             B*length(correspondemes)*posterior.size), 
                       rep("Bouckaert et al.'s phylogeny", 
                             B*length(correspondemes)*posterior.size)),
           correspondeme=factor(rep(
                               unlist(lapply(correspondemes,rep,B*posterior.size)),
                               2), 
                               levels=correspondemes,
                               labels=c("*bʰ","*p","*w","*m","*gʷ","*gʷʰ","*kʷ","*dʰ","*kʲ","*b")),
           Prob=c(unlist(lapply(correspondemes, function(crsp) {
                   sapply(get(paste0(crsp, '.mcmc.c')), function(x) {
                               if(crsp %in% c('*m','*b','*gʷ')) { x$ARD$Root.P.Y. } else {
                               x$ER$Root.P.Y.
                               }
                           }
                        ) })),
                   unlist(lapply(correspondemes, function(crsp) {
                    sapply(get(paste0(crsp, '.mcmc.b')), function(x) {
                               if(crsp %in% c('*m','*b','*gʷ')) { x$ARD$Root.P.Y. } else {
                               x$ER$Root.P.Y.
                               }
                           }
                        ) }))
                      )
            ) 

#' Figure S4.6 suggests that for 8 correspondemes, the probability of a labiodental realization in proto-Indo-European was very low. For two correspondemes --- $\text{*}w$ and $\text{*}b$ --- the ancestral state cannot be sufficiently resolved and is estimated at or close to 50\% probabilities. In these two cases, there is no decisive evidence in favor of nor against a labiodental realization in proto-Indo-European. One way of resolving this issue is to fit and compare models with vs without assumed proto-states.
#' 
#+ ace-plot, fig.cap='Posterior probabilities of labiodentals in PIE, based on the best-fitting models', echo=F, fig.pos='!b'          
ggplot(ace.df, aes(x=Prob, y=correspondeme)) + facet_wrap(~phylogeny) +
    geom_density_ridges(scale=.99, rel_min_height = 0.01, alpha=.5, size=.3) +
    xlab('') +
    ylab('') 

# /*
# posterior.size=(mcmc.iterations-mcmc.burn.in)/mcmc.sampling.rate
# ace.df <- data.frame(
#            correspondeme=factor(unlist(lapply(correspondemes,rep,B*posterior.size)),
#                                levels=correspondemes,
#                                labels=c("*bʰ","*p","*w","*m","*gʷ","*gʷʰ","*kʷ","*dʰ","*kʲ","*b")),
#            Prob=unlist(lapply(correspondemes, function(crsp) {
#                    sapply(get(paste0(crsp, '.mcmc.c')), function(x) {
#                                if(crsp %in% c('*m','*b','*gʷ')) { x$ARD$Root.P.Y. } else {
#                                x$ER$Root.P.Y.
#                                }
#                            }
#                         ) }))
#             )
#
# ggplot(arrange(ace.df, desc(correspondeme)), aes(x=Prob, y=correspondeme)) +
#     geom_density_ridges(
#         scale=.99, rel_min_height = 0.01,
#         fill='coral1', color='black', size=.3
#         ) +
#         xlab('Posterior probability of proto-labiodental') +
#         ylab('') +
#         theme(panel.background = element_rect(fill = 'ivory1', colour = 'white'),
#               panel.grid.major = element_line(colour = "black", size=.1),
#               axis.line=element_line(color='black'),
#               axis.text.y = element_text(color='black',size=14),
#               axis.text.x=element_text(size=14),
#               axis.title=element_text(size=18))
# */
#' 
#' \clearpage
#' 
#' Reconstruction comparing assumed proto-states
#' --------------------------------------------
#' 
#' ### Based on the phylogenies from Chang et al.
#' 
#' **Reconstruction of $\text{*}w$**:
#' 
#+ mcmc-w-f-c, eval=run, cache=T
PIE.had.labiodentals.c <- paste("Y", paste(ie.c.trees[[1]]$tip.label, collapse=" "))
PIE.lacked.labiodentals.c <- paste("N", paste(ie.c.trees[[1]]$tip.label, collapse=" "))

w.mcmc.c.Y <- replicate(B, fit.mcmc('w', tree=ie.c.trees, prior=prior, 
                            assumed.mrca=PIE.had.labiodentals.c), simplify=F)
w.mcmc.c.N <- replicate(B, fit.mcmc('w', tree=ie.c.trees, prior=prior, 
                            assumed.mrca=PIE.lacked.labiodentals.c), simplify=F)

#+ mcmc-w-res-f-c, eval=run
#' The best fitting model is:
unique(model.fits(w.mcmc.c.Y)[,2])
median(model.fits(w.mcmc.c.Y)[,1])

#' There is no evidence for or against a model that assumes labiodentals:
fossil.fits(w.mcmc.c.Y, w.mcmc.c.N, model='ER')

#' **Reconstruction of $\text{*}b$**:
#' 
#+ mcmc-b-f-c, eval=run, cache=T
b.mcmc.c.Y <- replicate(B, fit.mcmc('b', tree=ie.c.trees, prior=prior, 
                            assumed.mrca=PIE.had.labiodentals.c), simplify=F)
b.mcmc.c.N <- replicate(B, fit.mcmc('b', tree=ie.c.trees, prior=prior, 
                            assumed.mrca=PIE.lacked.labiodentals.c), simplify=F)

#+ mcmc-b-res-f-c, eval=run
#' The best fitting model is:
unique(model.fits(b.mcmc.c.Y)[,2])
median(model.fits(b.mcmc.c.Y)[,1])
#' There is no evidence for or against a model that assumes labiodentals:
fossil.fits(b.mcmc.c.Y, b.mcmc.c.N, model='ARD')

#' 
#' ### Based on the phylogenies from Bouckaert et al.
#' 
#' **Reconstruction of $\text{*}w$**:
#' 
#+ echo=F, results='hide'
# Make sure we use the right trees:
if (file.exists("BT.current.tree.nex")) { file.remove('BT.current.tree.nex') } 

#+ mcmc-w-f-b, eval=run, cache=T
PIE.had.labiodentals.b <- paste("Y", paste(ie.b.trees[[1]]$tip.label, collapse=" "))
PIE.lacked.labiodentals.b <- paste("N", paste(ie.b.trees[[1]]$tip.label, collapse=" "))

w.mcmc.b.Y <- replicate(B, fit.mcmc('w', tree=ie.b.trees, prior=prior, 
                            assumed.mrca=PIE.had.labiodentals.b), simplify=F)
w.mcmc.b.N <- replicate(B, fit.mcmc('w', tree=ie.b.trees, prior=prior, 
                            assumed.mrca=PIE.lacked.labiodentals.b), simplify=F)

#+ mcmc-w-res-f-b, eval=run
#' The best fitting model is:
unique(model.fits(w.mcmc.b.Y)[,2])
median(model.fits(w.mcmc.b.Y)[,1])
#' There is no evidence for or against a model that assumes labiodentals:
fossil.fits(w.mcmc.b.Y, w.mcmc.b.N, model='ER')

#' **Reconstruction of $\text{*}b$**:
#' 
#+ mcmc-b-f-b, eval=run, cache=T
b.mcmc.b.Y <- replicate(B, fit.mcmc('b', tree=ie.b.trees, prior=prior, 
                            assumed.mrca=PIE.had.labiodentals.b), simplify=F)
b.mcmc.b.N <- replicate(B, fit.mcmc('b', tree=ie.b.trees, prior=prior, 
                            assumed.mrca=PIE.lacked.labiodentals.b), simplify=F)

#+ mcmc-b-res-f-b, eval=run
#' The best fitting model is:
unique(model.fits(b.mcmc.b.Y)[,2])
median(model.fits(b.mcmc.b.Y)[,1])
#' There is no evidence for or against a model that assumes labiodentals:
fossil.fits(b.mcmc.b.Y, b.mcmc.b.N, model='ARD')

#'   
#' Summary
#' -------
#' 
#' In summary, there is no evidence for or against positing labiodentals as ancestral states of the $\text{*}w$ and $\text{*}b$ correspondemes. In the case of $\text{*}b$ we earlier observed a diachronic bias towards *loss* of labiodental realizations (Figure S4.5). The rate estimates for $\text{*}w$ suggest general instability, with equally high rates of gain and loss. This confirms the qualitative observation that this correspondeme varies substantially in closely related languages (e.g. German vs. English, Spanish vs. Gallo-Romance) and its realization is highly unstable in some extant languages. For example in Hindi, there is substantial variation between [w], [$\beta$], or [v] [@Shapiro2003Hindi].
#' 
#' \clearpage              
#' 
#' 
#+ stepcheck2, include=F
run=T # set to F so that the next steps won't be executed

#' Stochastic Character Mapping
#' ============================
#' 
#' Stochastic Character Mapping [@Nielsen2002Mapping; @Huelsenbecketal2003Stochastic] samples a posterior distribution of character histories given a phylogeny, the current states, and transition rates. We estimate maps using the rate estimates from the best-fitting models estimated in the previous section.  The maps are estimated using the algorithm in `phytools::make.simmap` [@Revell2012phytools] and relies on Maximum Clade Credibility (MCC) summary trees for easier visualization as probability changes along each branch. Ancestral states at nodes however are estimates using posterior phylogeny samples and are plotted as pie charts.
#' 
#' In all models, we assume constant rates of change over time. This assumption is conservative and disfavors our hypothesis because it will over-estimate the age of innovations. Non-constant rates of change would allow for a late acceleration of innovations.
#' 
#' Procedures
#' ----------

compute.simmap <- function(variable, tree=ie.c.sum.tree, data=labiodental.data,
         model=c('ER','ARD'), iterations=B, resolution=res) {
		# get the right model based on the tree
		if(grepl('c', deparse(substitute(tree)))) {type='c'} else {type='b'}	

		# get Q matrix from BayesTraits results:					 
		mcmc.results <- get(paste0(tolower(variable), '.mcmc.', type))	
		Q.matrix <- transition.matrix(mcmc.results, 'median', model, prob=F)
        # prepare data for simmap, catching NAs (which will be estimated)
		nas <- c('-','?') # catch NAs
 	   	states <- data[, variable]
 	   	names(states) <- data$language
		state.symbols <- sort(setdiff(as.character(unique(states)),nas))
		n.states <- length(state.symbols)
            # estimating NAs with a uniform prior:
  	  		if(any(states %in% nas | is.na(states))) { 
    				states <- to.matrix(states, state.symbols)
					states[rowSums(states)==0,] <- rep(1/n.states) 
  			  	} 
	
    	# make simmaps with a flat root prior:
		treemaps <- make.simmap(tree, states, model=model, Q=Q.matrix, 
                    pi='estimated', nsim=iterations, message=F)
		}

#' The following function estimates SCMs on a single tree, but it adds node estimates based on a posterior tree sample:

plot.density <- function(variable='bh', tree=ie.c.sum.tree, 
                         nodes=T, multi.ace=T, legend=2000, lwd=c(8,8)) {
        if(grepl('c', deparse(substitute(tree)))) {type='c'} else {type='b'}
        # get the density map:
        density.map <- get(paste0(tolower(variable), '.density.', type))	
		density.map$tree <- ladderize.simmap(density.map$tree) 
		plot(density.map, outline=T, lwd=lwd, 
			fsize=c(1,1), ftype='reg', legend=legend)
        if(nodes) {
            # get the nodes that are ancestral and different from ancient languages, 
            # depending on the tree:
            switch(type, 
                c = nodes <- c(53:59, 70, 79, 84, 99, 100, 103),
                 # nodes <- c(53:61, 66:73, 75, 77, 80:84, 86:95, 97:100, 103)
                b = nodes  <- c(53:59, 65, 70, 79, 84, 99, 100, 102:103) 
                )
            # reconstruct based on stochastic mapping on a single tree or on a sample of trees:
            if(multi.ace) {scm <- '.multi.simmaps.'} else {scm <- '.simmaps.'}
            simmaps <- get(paste0(tolower(variable), scm, type))	
            node.aces <- as.data.frame(describe.simmap(simmaps)$ace)
            node.aces$node <- rownames(node.aces)
            # and plot:
            nodelabels(node=nodes, pie=as.matrix(node.aces[node.aces$node %in% nodes, 1:2]),
                                   piecol=c('blue','red'), cex=.7)   
        }    
  }	

#' 
#' 
#' Parameters
#' ----------
#' 
#' *Number of simulated histories per tree:*
B=100
#' *Resolution (bins)*: the number of time intervals (bins) is fixed by the resolution parameter of `phytools::densityMap`, which we set to:
res=200
#' Setting the parameter to this value results in bins of about 30 years, roughly reflecting the state at one generation of speakers.
#' 
#' 
#' Individual analyses
#' -------------------
#' 
#' A full analysis on the posterior tree sample is computationally extremely expensive (*B* simulations $\times$ 10 correspondemes $\times$ 20,000 trees). In response to this, we use only the last 1000 trees from the posterior sample of each phylogeny: 
#+tree-samples, cache=T, eval=run
ie.c.trees.sample <- tail(ie.c.trees, 1000)
ie.b.trees.sample <- tail(ie.b.trees, 1000)

#' 
#' The results of this is displayed as pie charts at the nodes. But the stochastic character maps along the branches are based on MCC summary trees.
#' 
#' ### Reconstruction of labiodental reflexes for *$b^h$
#' 
#' With phylogenies estimated by Chang et al.:
#+ bh.simmap-c, cache=T, eval=run, results='hide'
correspondeme='bh'
bh.simmaps.c <- compute.simmap(correspondeme, tree=ie.c.sum.tree, model='ER')
bh.density.c <- densityMap(bh.simmaps.c, plot=F, res=res)
bh.multi.simmaps.c <- compute.simmap(correspondeme, tree=ie.c.trees.sample, model='ER')

#+ bh-scm-plot-c, fig.cap='Posterior probability (PP) density of labiodental reflexes in some contexts of the correspondeme *$b^h$, assuming the phylogenies estimated by Chang et al.', echo=F, eval=run, fig.height=11, cache=T
plot.density(correspondeme, tree=ie.c.sum.tree, nodes=T, multi.ace=T)

#+ stepcheck2b, include=F
run=T # set to F so that the next steps won't be executed

#' 
#' \clearpage
#' 
#' With phylogenies estimated by Bouckaert et al.:
#+ bh.simmap-b, cache=T, eval=run, results='hide'
bh.simmaps.b <- compute.simmap(correspondeme, tree=ie.b.sum.tree, model='ER')
bh.density.b <- densityMap(bh.simmaps.b, plot=F, res=res)
bh.multi.simmaps.b <- compute.simmap(correspondeme, tree=ie.b.trees.sample, model='ER')

#' 
#+ bh-scm-plot-b, fig.cap='Posterior probability (PP) density of labiodental reflexes in some contexts of the correspondeme *$b^h$, assuming the phylogenies estimated by Bouckaert et al.', echo=F, eval=run, fig.height=12, cache=T
plot.density(correspondeme, tree=ie.b.sum.tree, nodes=T, multi.ace=T)
#' 
#' \clearpage
#' 
#' 
#' 
#' ### Reconstruction of labiodental reflexes for *$p$
#' 
#' With phylogenies estimated by Chang et al.:
#+ p.simmap-c, cache=T, eval=run, results='hide'
correspondeme='p'
p.simmaps.c <- compute.simmap(correspondeme, tree=ie.c.sum.tree, model='ER')
p.density.c <- densityMap(p.simmaps.c, plot=F, res=res)
p.multi.simmaps.c <- compute.simmap(correspondeme, tree=ie.c.trees.sample, model='ER')

#+ p-scm-plot-c, fig.cap='Posterior probability (PP) density of labiodental reflexes in some contexts of the correspondeme *$p$, assuming the phylogenies estimated by Chang et al.', echo=F, eval=run, fig.height=11, cache=T
plot.density(correspondeme, tree=ie.c.sum.tree, nodes=T, multi.ace=T)
#' 
#' \clearpage
#' 
#' With phylogenies estimated by Bouckaert et al.:
#+ p.simmap-b, cache=T, eval=run, results='hide'
p.simmaps.b <- compute.simmap(correspondeme, tree=ie.b.sum.tree, model='ER')
p.density.b <- densityMap(p.simmaps.b, plot=F, res=res)
p.multi.simmaps.b <- compute.simmap(correspondeme, tree=ie.b.trees.sample, model='ER')

#' 
#+ p-scm-plot-b, fig.cap='Posterior probability (PP) density of labiodental reflexes in some contexts of the correspondeme *$p$, assuming the phylogenies estimated by Bouckaert et al.', echo=F, eval=run, fig.height=12, cache=T
plot.density(correspondeme, tree=ie.b.sum.tree, nodes=T, multi.ace=T)
#' 
#' \clearpage
#' 
#' 
#' 
#' ### Reconstruction of labiodental reflexes for *$w$
#' 
#' With phylogenies estimated by Chang et al.:
#+ w.simmap-c, cache=T, eval=run, results='hide'
correspondeme='w'
w.simmaps.c <- compute.simmap(correspondeme, tree=ie.c.sum.tree, model='ER')
w.density.c <- densityMap(w.simmaps.c, plot=F, res=res)
w.multi.simmaps.c <- compute.simmap(correspondeme, tree=ie.c.trees.sample, model='ER')

#+ w-scm-plot-c, fig.cap='Posterior probability (PP) density of labiodental reflexes in some contexts of the correspondeme *$w$, assuming the phylogenies estimated by Chang et al.', echo=F, eval=run, fig.height=11, cache=T
plot.density(correspondeme, tree=ie.c.sum.tree, nodes=T, multi.ace=T)
#' 
#' \clearpage
#' 
#' With phylogenies estimated by Bouckaert et al.:
#+ w.simmap-b, cache=T, eval=run, results='hide'
w.simmaps.b <- compute.simmap(correspondeme, tree=ie.b.sum.tree, model='ER')
w.density.b <- densityMap(w.simmaps.b, plot=F, res=res)
w.multi.simmaps.b <- compute.simmap(correspondeme, tree=ie.b.trees.sample, model='ER')

#' 
#+ w-scm-plot-b, fig.cap='Posterior probability (PP) density of labiodental reflexes in some contexts of the correspondeme *$w$, assuming the phylogenies estimated by Bouckaert et al.', echo=F, eval=run, fig.height=12, cache=T
plot.density(correspondeme, tree=ie.b.sum.tree, nodes=T, multi.ace=T)
#' 
#' \clearpage
#' 
#' ### Reconstruction of labiodental reflexes for *$m$
#' 
#' With phylogenies estimated by Chang et al.:
#+ m.simmap-c, cache=T, eval=run, results='hide'
correspondeme='m'
m.simmaps.c <- compute.simmap(correspondeme, tree=ie.c.sum.tree, model='ARD')
m.density.c <- densityMap(m.simmaps.c, plot=F, res=res)
m.multi.simmaps.c <- compute.simmap(correspondeme, tree=ie.c.trees.sample, model='ARD')

#+ m-scm-plot-c, fig.cap='Posterior probability (PP) density of labiodental reflexes in some contexts of the correspondeme *$m$, assuming the phylogenies estimated by Chang et al.', echo=F, eval=run, fig.height=11, cache=T
plot.density(correspondeme, tree=ie.c.sum.tree, nodes=T, multi.ace=T)
#' 
#' \clearpage
#' 
#' With phylogenies estimated by Bouckaert et al.:
#+ m.simmap-b, cache=T, eval=run, results='hide'
m.simmaps.b <- compute.simmap(correspondeme, tree=ie.b.sum.tree, model='ARD')
m.density.b <- densityMap(m.simmaps.b, plot=F, res=res)
m.multi.simmaps.b <- compute.simmap(correspondeme, tree=ie.b.trees.sample, model='ARD')

#' 
#+ m-scm-plot-b, fig.cap='Posterior probability (PP) density of labiodental reflexes in some contexts of the correspondeme *$m$, assuming the phylogenies estimated by Bouckaert et al.', echo=F, eval=run, fig.height=12, cache=T
plot.density(correspondeme, tree=ie.b.sum.tree, nodes=T, multi.ace=T)
#' 
#' \clearpage
#' 
#' ### Reconstruction of labiodental reflexes for *$g^w$
#' 
#' With phylogenies estimated by Chang et al.:
#+ gw.simmap-c, cache=T, eval=run, results='hide'
correspondeme='gw'
gw.simmaps.c <- compute.simmap(correspondeme, tree=ie.c.sum.tree, model='ER')
gw.density.c <- densityMap(gw.simmaps.c, plot=F, res=res)
gw.multi.simmaps.c <- compute.simmap(correspondeme, tree=ie.c.trees.sample, model='ER')

#+ gw-scm-plot-c, fig.cap='Posterior probability (PP) density of labiodental reflexes in some contexts of the correspondeme *$g^w$, assuming the phylogenies estimated by Chang et al.', echo=F, eval=run, fig.height=11, cache=T
plot.density(correspondeme, tree=ie.c.sum.tree, nodes=T, multi.ace=T)
#' 
#' \clearpage
#' 
#' With phylogenies estimated by Bouckaert et al.:
#+ gw.simmap-b, cache=T, eval=run, results='hide'
gw.simmaps.b <- compute.simmap(correspondeme, tree=ie.b.sum.tree, model='ER')
gw.density.b <- densityMap(gw.simmaps.b, plot=F, res=res)
gw.multi.simmaps.b <- compute.simmap(correspondeme, tree=ie.b.trees.sample, model='ER')

#' 
#+ gw-scm-plot-b, fig.cap='Posterior probability (PP) density of labiodental reflexes in some contexts of the correspondeme *$g^w$, assuming the phylogenies estimated by Bouckaert et al.', echo=F, eval=run, fig.height=12, cache=T
plot.density(correspondeme, tree=ie.b.sum.tree, nodes=T, multi.ace=T)
#' 
#' \clearpage
#' 
#' ### Reconstruction of labiodental reflexes for *$g^{wh}$
#' 
#' With phylogenies estimated by Chang et al.:
#+ gwh.simmap-c, cache=T, eval=run, results='hide'
correspondeme='gwh'
gwh.simmaps.c <- compute.simmap(correspondeme, tree=ie.c.sum.tree, model='ER')
gwh.density.c <- densityMap(gwh.simmaps.c, plot=F, res=res)
gwh.multi.simmaps.c <- compute.simmap(correspondeme, tree=ie.c.trees.sample, model='ER')

#+ gwh-scm-plot-c, fig.cap='Posterior probability (PP) density of labiodental reflexes in some contexts of the correspondeme *$g^{wh}$, assuming the phylogenies estimated by Chang et al.', echo=F, eval=run, fig.height=11, cache=T
plot.density(correspondeme, tree=ie.c.sum.tree, nodes=T, multi.ace=T)
#' 
#' \clearpage
#' 
#' With phylogenies estimated by Bouckaert et al.:
#+ gwh.simmap-b, cache=T, eval=run, results='hide'
gwh.simmaps.b <- compute.simmap(correspondeme, tree=ie.b.sum.tree, model='ER')
gwh.density.b <- densityMap(gwh.simmaps.b, plot=F, res=res)
gwh.multi.simmaps.b <- compute.simmap(correspondeme, tree=ie.b.trees.sample, model='ER')

#' 
#+ gwh-scm-plot-b, fig.cap='Posterior probability (PP) density of labiodental reflexes in some contexts of the correspondeme *$g^{wh}$, assuming the phylogenies estimated by Bouckaert et al. ', echo=F, eval=run, fig.height=12, cache=T
plot.density(correspondeme, tree=ie.b.sum.tree, nodes=T, multi.ace=T)
#' 
#' \clearpage
#' 
#' ### Reconstruction of labiodental reflexes for *$k^w$
#' 
#' With phylogenies estimated by Chang et al.:
#+ kw.simmap-c, cache=T, eval=run, results='hide'
correspondeme='kw'
kw.simmaps.c <- compute.simmap(correspondeme, tree=ie.c.sum.tree, model='ER')
kw.density.c <- densityMap(kw.simmaps.c, plot=F, res=res)
kw.multi.simmaps.c <- compute.simmap(correspondeme, tree=ie.c.trees.sample, model='ER')

#+ kw-scm-plot-c, fig.cap='Posterior probability (PP) density of labiodental reflexes in some contexts of the correspondeme *$k^w$, assuming the phylogenies estimated by Chang et al.', echo=F, eval=run, fig.height=11, cache=T
plot.density(correspondeme, tree=ie.c.sum.tree, nodes=T, multi.ace=T)
#' 
#' \clearpage
#' 
#' With phylogenies estimated by Bouckaert et al.:
#+ kw.simmap-b, cache=T, eval=run, results='hide'
kw.simmaps.b <- compute.simmap(correspondeme, tree=ie.b.sum.tree, model='ER')
kw.density.b <- densityMap(kw.simmaps.b, plot=F, res=res)
kw.multi.simmaps.b <- compute.simmap(correspondeme, tree=ie.b.trees.sample, model='ER')

#' 
#+ kw-scm-plot-b, fig.cap='Posterior probability (PP) density of labiodental reflexes in some contexts of the correspondeme *$k^w$, assuming the phylogenies estimated by Bouckaert et al.', echo=F, eval=run, fig.height=12, cache=T
plot.density(correspondeme, tree=ie.b.sum.tree, nodes=T, multi.ace=T)
#' 
#' \clearpage
#' 
#+ stepcheck3, include=F
run=T
#' ### Reconstruction of labiodental reflexes for *$d^h$
#' 
#' With phylogenies estimated by Chang et al.:
#+ dh.simmap-c, cache=T, eval=run, results='hide'
correspondeme='dh'
dh.simmaps.c <- compute.simmap(correspondeme, tree=ie.c.sum.tree, model='ER')
dh.density.c <- densityMap(dh.simmaps.c, plot=F, res=res)
dh.multi.simmaps.c <- compute.simmap(correspondeme, tree=ie.c.trees.sample, model='ER')

#+ dh-scm-plot-c, fig.cap='Posterior probability (PP) density of labiodental reflexes in some contexts of the correspondeme *$d^h$, assuming the phylogenies estimated by Chang et al.', echo=F, eval=run, fig.height=11, cache=T
plot.density(correspondeme, tree=ie.c.sum.tree, nodes=T, multi.ace=T)
#' 
#' \clearpage
#' 
#' With phylogenies estimated by Bouckaert et al.:
#+ dh.simmap-b, cache=T, eval=run, results='hide'
dh.simmaps.b <- compute.simmap(correspondeme, tree=ie.b.sum.tree, model='ER')
dh.density.b <- densityMap(dh.simmaps.b, plot=F, res=res)
dh.multi.simmaps.b <- compute.simmap(correspondeme, tree=ie.b.trees.sample, model='ER')

#' 
#+ dh-scm-plot-b, fig.cap='Posterior probability (PP) density of labiodental reflexes in some contexts of the correspondeme *$d^h$, assuming the phylogenies estimated by Bouckaert et al.', echo=F, eval=run, fig.height=12, cache=T
plot.density(correspondeme, tree=ie.b.sum.tree, nodes=T, multi.ace=T)
#' 
#' \clearpage
#' 
#' ### Reconstruction of labiodental reflexes for *$k^j$
#' 
#' With phylogenies estimated by Chang et al.:
#+ k.simmap-c, cache=T, eval=run, results='hide'
correspondeme='ky'
ky.simmaps.c <- compute.simmap(correspondeme, tree=ie.c.sum.tree, model='ER')
ky.density.c <- densityMap(ky.simmaps.c, plot=F, res=res)
ky.multi.simmaps.c <- compute.simmap(correspondeme, tree=ie.c.trees.sample, model='ER')

#+ k-scm-plot-c, fig.cap='Posterior probability (PP) density of labiodental reflexes in some contexts of the correspondeme *$k^j$, assuming the phylogenies estimated by Chang et al.', echo=F, eval=run, fig.height=11, cache=T
plot.density(correspondeme, tree=ie.c.sum.tree, nodes=T, multi.ace=T)
#' 
#' \clearpage
#' 
#' With phylogenies estimated by Bouckaert et al.:
#+ k.simmap-b, cache=T, eval=run, results='hide'
ky.simmaps.b <- compute.simmap(correspondeme, tree=ie.b.sum.tree, model='ER')
ky.density.b <- densityMap(ky.simmaps.b, plot=F, res=res)
ky.multi.simmaps.b <- compute.simmap(correspondeme, tree=ie.b.trees.sample, model='ER')

#' 
#+ k-scm-plot-b, fig.cap='Posterior probability (PP) density of labiodental reflexes in some contexts of the correspondeme *$k^j$, assuming the phylogenies estimated by Bouckaert et al.', echo=F, eval=run, fig.height=12, cache=T
plot.density(correspondeme, tree=ie.b.sum.tree, nodes=T, multi.ace=T)
#' 
#' \clearpage
#' 
#' ### Reconstruction of labiodental reflexes for *$b$
#' 
#' With phylogenies estimated by Chang et al.:
#+ b.simmap-c, cache=T, eval=run, results='hide'
correspondeme='b'
b.simmaps.c <- compute.simmap(correspondeme, tree=ie.c.sum.tree, model='ARD')
b.density.c <- densityMap(b.simmaps.c, plot=F, res=res)
b.multi.simmaps.c <- compute.simmap(correspondeme, tree=ie.c.trees.sample, model='ARD')

#+ b-scm-plot-c, fig.cap='Posterior probability (PP) density of labiodental reflexes in some contexts of the correspondeme *$b$, assuming the phylogenies estimated by Chang et al.', echo=F, eval=run, fig.height=11, cache=T
plot.density(correspondeme, tree=ie.c.sum.tree, nodes=T, multi.ace=T)
#' 
#' \clearpage
#' 
#' With phylogenies estimated by Bouckaert et al.:
#+ b.simmap-b, cache=T, eval=run, results='hide'
b.simmaps.b <- compute.simmap(correspondeme, tree=ie.b.sum.tree, model='ARD')
b.density.b <- densityMap(b.simmaps.b, plot=F, res=res)
b.multi.simmaps.b <- compute.simmap(correspondeme, tree=ie.b.trees.sample, model='ARD')

#' 
#+ b-scm-plot-b, fig.cap='Posterior probability (PP) density of labiodental reflexes in some contexts of the correspondeme *$b$, assuming the phylogenies estimated by Bouckaert et al.', echo=F, eval=run, fig.height=12, cache=T
plot.density(correspondeme, tree=ie.b.sum.tree, nodes=T, multi.ace=T)
#' 
#' \clearpage
#' 
#' 
#' Summary
#' -------
#' 
#' The estimated root probabilities are as follows:
#' 
#+ scm.aces-c, eval=run, echo=T, cache=T

# doing this with lapply exceeds memory, so....; and let's do it externally...
# bh.c <- as.data.frame(describe.simmap(bh.multi.simmaps.c)$ace)
# p.c <- as.data.frame(describe.simmap(p.multi.simmaps.c)$ace)
# w.c <- as.data.frame(describe.simmap(w.multi.simmaps.c)$ace)
# m.c <- as.data.frame(describe.simmap(m.multi.simmaps.c)$ace)
# gw.c <- as.data.frame(describe.simmap(gw.multi.simmaps.c)$ace)
# gwh.c <- as.data.frame(describe.simmap(gwh.multi.simmaps.c)$ace)
# kw.c <- as.data.frame(describe.simmap(kw.multi.simmaps.c)$ace)
# dh.c <- as.data.frame(describe.simmap(dh.multi.simmaps.c)$ace)
# ky.c <- as.data.frame(describe.simmap(ky.multi.simmaps.c)$ace)
# b.c <- as.data.frame(describe.simmap(b.multi.simmaps.c)$ace)

load("all_aces_c.rda")

all.aces.c <- list(bh.c, p.c, w.c, m.c, gw.c, gwh.c, kw.c, dh.c, ky.c, b.c)
names(all.aces.c) <- correspondemes					

(root.aces.c <- sapply(all.aces.c, '[', 1, 2))

mean(root.aces.c)

median(root.aces.c)

#+ scm.aces-b, eval=run, echo=T, cache=T

# bh.b <- as.data.frame(describe.simmap(bh.multi.simmaps.b)$ace)
# p.b <- as.data.frame(describe.simmap(p.multi.simmaps.b)$ace)
# w.b <- as.data.frame(describe.simmap(w.multi.simmaps.b)$ace)
# m.b <- as.data.frame(describe.simmap(m.multi.simmaps.b)$ace)
# gw.b <- as.data.frame(describe.simmap(gw.multi.simmaps.b)$ace)
# gwh.b <- as.data.frame(describe.simmap(gwh.multi.simmaps.b)$ace)
# kw.b <- as.data.frame(describe.simmap(kw.multi.simmaps.b)$ace)
# dh.b <- as.data.frame(describe.simmap(dh.multi.simmaps.b)$ace)
# ky.b <- as.data.frame(describe.simmap(ky.multi.simmaps.b)$ace)
# b.b <- as.data.frame(describe.simmap(b.multi.simmaps.b)$ace)

load("all_aces_b.rda")

all.aces.b <- list(bh.b, p.b, w.b, m.b, gw.b, gwh.b, kw.b, dh.b, ky.b, b.b)
names(all.aces.b) <- correspondemes					
					
(root.aces.b <- sapply(all.aces.b, '[', 1, 2))

mean(root.aces.b)

median(root.aces.b)


#' Figures S4.27 and S4.28 give a synopsis of all stochastic character maps. 

#+ all-maps-a, fig.cap='Stochastic character maps on the MCC trees estimated by Chang et al.', fig.height=12, eval=run, cache=T, echo=F, fig.pos='h', out.extra=''

correspondemes <- c('bh','p','w','m','gw','gwh','kw','dh','ky','b')
correspondemes.for.print <- paste0('*', c("bʰ","p","w","m","gʷ","gʷʰ","kʷ","dʰ","kʲ","b"))
par(mfrow=c(2,5), cex=.5)
x <- lapply(seq_along(correspondemes), function(i) {
    plot.density(correspondemes[i], tree=ie.c.sum.tree, nodes=F, multi.ace=F, legend=F, lwd=c(4,4))
    text(x=2, y= 28, correspondemes.for.print[i], cex=2)
    })
#' 
#' 
#+ all-maps-b, fig.cap='Stochastic character maps on the MCC trees estimated by Bouckaert et al.', fig.height=12, eval=run, echo=F, cache=T
par(mfrow=c(2,5), cex=.5)
x <- lapply(seq_along(correspondemes), function(i) {
    plot.density(correspondemes[i], tree=ie.b.sum.tree, nodes=F, multi.ace=F, legend=F, lwd=c(4,4))
    text(x=2, y= 28, correspondemes.for.print[i], cex=2)
    })

#+ include=F, echo=F
run=T
#' 
#' Figures S4.29 and S4.30 give a synopsis in terms of traitgrams. Each color represents the evolution of a correspondeme over all branches of the phylogeny. The position of the branch on the y-axis reflects the probability of a labiodental articulation.
#' 
#+ phenogram-c-prep, eval=run, cache=T
all.maps.c <- list(
    bh=bh.density.c,p=p.density.c,w=w.density.c,m=m.density.c,
    gw=gw.density.c,gwh=gwh.density.c,kw=kw.density.c,
    dh=dh.density.c,ky=ky.density.c,b=b.density.c)

all.maps.values.c <- lapply(all.maps.c, function(density.map) {
    # get node and tip probabilities from densitymap:
    nodes.and.tip.values <- c(as.numeric(names(density.map$tree$maps[[1]])[1]), # the root
            sapply(density.map$tree$maps, function(m) {
               as.numeric(names(m)[length(m)])} ) # the end states, i.e the internal nodes and tips
        )/1000
    names(nodes.and.tip.values) <- as.character(c(53, # the root number
                        density.map$tree$edge[,2]
                        )) # the internal node and tip numbers
    density.map$tree$tip.label <- as.character(1:length(density.map$tree$tip.label)) # name match
    return(list(values=nodes.and.tip.values,tree=as.phylo(density.map$tree)))
    })
    

tree.c <-  all.maps.values.c[[1]]$tree

#+ phenogram-c, fig.cap='Evolution of labiodentals across correspondemes, based on the maximum clade credibility tree of the phylogeny in Chang et al.', eval=run, cache=T,echo=F
# par(oma = c(0, 0, 1.7, 0))
x <- phenogram(tree.c, all.maps.values.c[[1]]$values,
        colors="black", 
        ftype='off', 
        ylim=c(0,1), ylab='Probability of labiodental',
        xlab='time (ybp)',
        x.axis.intervals=c(seq(0,6000,1000), round(max(nodeHeights(tree.c)),-2))
        )
print.colors <- brewer.pal(9,'Set1')
names(print.colors) <- names(all.maps.values.c)[-1]
for(i in names(all.maps.values.c)[-1]) {
    phenogram(tree.c, all.maps.values.c[[i]]$values,
        colors=print.colors[i],
        ftype='off',
        ylim=c(0,1),
        xaxt='n',
        add=T)
}
legend('top', bty='n', lwd=3, xpd = T, ncol=5, title='',  inset=c(0,-.15),
    legend = correspondemes.for.print,
    col = c('#000000',print.colors))

#' 
#' 
#+ phenogram-b-prep, eval=run, cache=T
all.maps.b <- list(
    bh=bh.density.b,p=p.density.b,w=w.density.b,m=m.density.b,
    gw=gw.density.b,gwh=gwh.density.b,kw=kw.density.b,
    dh=dh.density.b,ky=ky.density.b,b=b.density.b)

all.maps.values.b <- lapply(all.maps.b, function(density.map) {
    # get node and tip probabilities from densitymap:
    nodes.and.tip.values <- c(as.numeric(names(density.map$tree$maps[[1]])[1]), # the root
            sapply(density.map$tree$maps, function(m) {
               as.numeric(names(m)[length(m)])} ) # the end states, i.e the internal nodes and tips
        )/1000
    names(nodes.and.tip.values) <- as.character(c(53, # the root number
                        density.map$tree$edge[,2]
                        )) # the internal node and tip numbers
    density.map$tree$tip.label <- as.character(1:length(density.map$tree$tip.label)) # name match
    return(list(values=nodes.and.tip.values,tree=as.phylo(density.map$tree)))
    })
    

tree.b <-  all.maps.values.b[[1]]$tree

# /*
# plotTree(tree); nodelabels()
# plotTree(bh.density.b$tree); nodelabels()
# */

#+ phenogram-b, fig.cap='Evolution of labiodentals across correspondemes, based on the maximum clade credibility tree of the phylogeny in Bouckaert et al.', eval=run, cache=T, echo=F
# quartz(width=8.5, height=6.4)
# par(oma = c(0, 0, 1.7, 0))
# par(cex=1.3, cex.lab = 1.3)
x <- phenogram(tree.b, all.maps.values.b[[1]]$values,
        colors="black", 
        ftype='off', 
        ylim=c(0,1), 
        ylab='', # ylab='Probability of labiodental',
        xlab='', #'Time (ybp)',
        x.axis.intervals=c(seq(0,7000,2000),round(max(nodeHeights(tree.b)),-2))
        )   
print.colors <- alpha(brewer.pal(9,'Set1'),.6)
names(print.colors) <- names(all.maps.values.b)[-1]
for(i in names(all.maps.values.b)[-1]) {
    phenogram(tree.b, all.maps.values.b[[i]]$values, 
        colors=print.colors[i], 
        ftype='off', 
        ylim=c(0,1),
        xaxt='n', 
        add=T) 
}
legend('top', bty='n', lwd=3, xpd = T, ncol=5, title='',  inset=c(0,-.30), # -.15 for rmarkdown
    legend = correspondemes.for.print,
    col = c('#000000',print.colors))
title(ylab="Probability of labiodental", line=2, cex.lab=1.2)     
title(xlab="Time (ybp)", line=2.1, cex.lab=1.2)     
#' 
#' \clearpage
#' 
#' 
#' 
#' References
#' ==========
#' 
